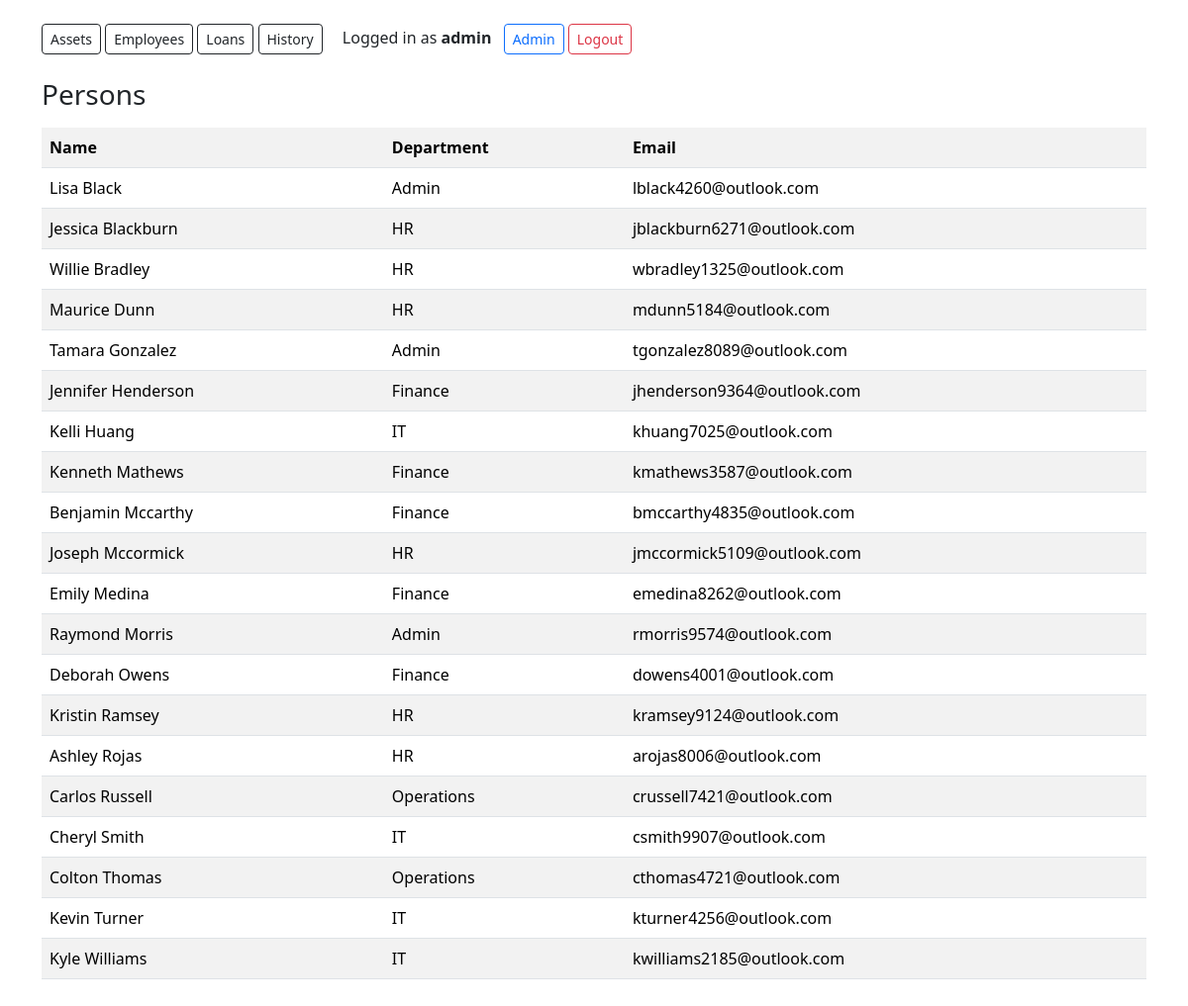
/persons/ (signed in), run on an earlier commit of the app's database.
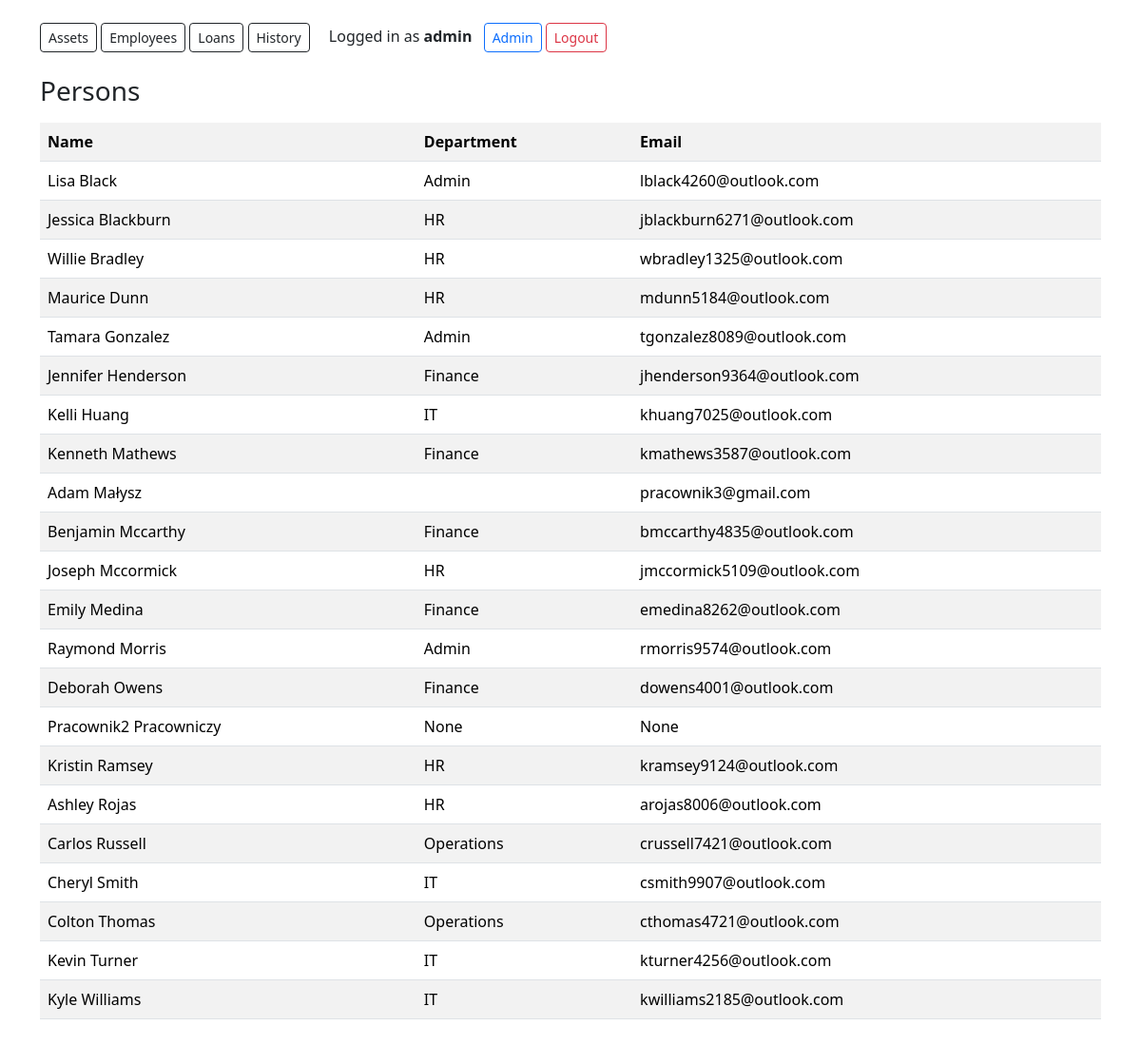
And on a later commit of the database.
### inventory/models.py (models this page shows, shortened)
class Person(models.Model):
    first_name = models.CharField(max_length=120)
    last_name = models.CharField(max_length=120)
    department = models.CharField(max_length=120, blank=True, null=True)
    email = models.EmailField(blank=True, null=True)
    user = models.OneToOneField(
        settings.AUTH_USER_MODEL,
        on_delete=models.SET_NULL,
        blank=True,
        null=True,
        related_name="person_profile",
    )

### inventory/views.py (the view)
# urls.py: path("persons/", views.persons_list, name="persons_list"),
@login_required
@role_required(ROLE_ADMIN)
def persons_list(request):
    persons = Person.objects.order_by("last_name", "first_name")
    return render(request, "inventory/persons_list.html", {"persons": persons})

### inventory/roles.py (called while the page is built)
def get_user_role(user: AbstractUser) -> str:
    if not user or not getattr(user, "is_authenticated", False):
        return ROLE_EMPLOYEE
    if getattr(user, "is_superuser", False) or getattr(user, "is_staff", False):
        return ROLE_ADMIN
    qs = user.groups.values_list("name", flat=True)
    for name in qs:
        if name in ROLE_NAMES:
            return name
    return ROLE_EMPLOYEE

def role_required(*allowed_roles: str):
    allowed = set(allowed_roles)
    def decorator(view_func):
        from functools import wraps
        from django.core.exceptions import PermissionDenied
        @wraps(view_func)
        def _wrapped(request, *args, **kwargs):
            if get_user_role(request.user) not in allowed:
                raise PermissionDenied
            return view_func(request, *args, **kwargs)
        return _wrapped
    return decorator

### inventory/templates/inventory/persons_list.html
{% extends "inventory/base.html" %}
{% block content %}
<h3>Persons</h3>
<table class="table table-striped mt-3">
  <tr><th>Name</th><th>Department</th><th>Email</th></tr>
  {% for p in persons %}
    <tr><td>{{ p.first_name }} {{ p.last_name }}</td><td>{{ p.department }}</td><td>{{ p.email }}</td></tr>
  {% endfor %}
</table>
{% endblock %}

What changed in the data, as far as the page shows it:
added Person: first_name "Adam", last_name "Małysz", email "pracownik3@gmail.com"
added Person: first_name "Pracownik2", last_name "Pracowniczy", department "None", email "None"
